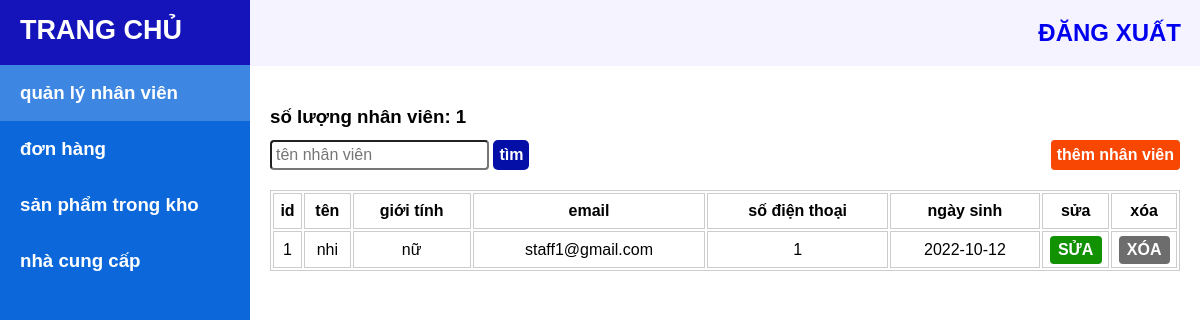
Screenshot of /my_project/admin/home_page/staff/staff.php?id=1 with the database file from the repository.
### tables this page shows
CREATE TABLE `staff_table1` (
  `staff_id` int(6) NOT NULL,
  `gender` char(3) DEFAULT NULL,
  `name` varchar(50) DEFAULT NULL,
  `email` varchar(50) DEFAULT NULL,
  `phone_num` varchar(50) DEFAULT NULL,
  `birth` date DEFAULT NULL
);

### my_project/admin/home_page/staff/staff.php (the view, shortened to what this page needs)
<!DOCTYPE html>
<html lang="en">
<head>
    <link rel="stylesheet" href="../home_page_style.css">
    <link rel="stylesheet" href="./staff.css">
</head>
<body>
<?php
$id = $_GET['id'];
require_once '../connect.php';
$table_name = 'staff_table'.$id;
$count_staff = "select count('staff_id') from $table_name";
$count_staff_query = mysqli_query($connect, $count_staff);
$count_staff_string = mysqli_fetch_array($count_staff_query);
$find = '';
$list_staff = "select * from $table_name where name like '%$find%'";
$list_staff_query = mysqli_query($connect, $list_staff);
?>
<div id="wrapper">
    <div id="sidebar-wrapper">
        <ul class="sidebar-nav">
            <li class="sidebar-brand">
                <h2><a href="http://localhost/my_project/admin/home_page/home_page.php?id=<?php echo $id ?>">
                    TRANG CHỦ
                </a></h2>
            </li>
            <li>
                <h3><a href="http://localhost/my_project/admin/home_page/staff/staff.php?id=<?php echo $id ?>" class = "sidebar_link index">quản lý nhân viên</a></h3>
            </li>
            <li>
                <h3><a href="../show_order/show_order.php?id=<?= $id?>" class = "sidebar_link">đơn hàng</a></h3>
            </li>
            <li>
                <h3><a href="../inventory/inventory.php?id=<?= $id?>" class = "sidebar_link">sản phẩm trong kho</a></h3>
            </li>
            <li>
                <h3><a href="../producer/producer.php?id=<?= $id?>" class = "sidebar_link">nhà cung cấp</a></h3>
            </li>
            <li>
                <h3><a href="#" class = "sidebar_link"></a></h3>
            </li>
            <li>
                <h3><a href="#" class = "sidebar_link"></a></h3>
            </li>
        </ul>
    </div>
    <div class="main">
        <div class="header">
            <h2> <a href="http://localhost/my_project/admin/" class="header_link"> ĐĂNG XUẤT</a></h2>
        </div>
        <div class="main_content">
            <div class="staff_content_header">
                <div class="staff_content_header_item">
                    <h3 class="amount_staff">số lượng nhân viên: <?php echo $count_staff_string[0] ?></h3>
                    <form class="find_staff">
                        <input type="search" name = "find" placeholder="tên nhân viên" class="find_staff_input">
                        <button type="submit" class="find_staff_button">tìm</button>
                    </form>
                </div>
                <div class="staff_content_header_item">
                <button class="add_button"><a href="./add_staff.php?id=<?php echo $id ?>" class="add_button_link">thêm nhân viên</a></button>
                </div>
            </div>
            <div class="staff_content_list">
                    <table class="staff_list_table">
                        <tr>
                            <th class="staff_list_title">id</th>
                            <th class="staff_list_title">tên</th>
                            <th class="staff_list_title">giới tính</th>
                            <th class="staff_list_title">email</th>
                            <th class="staff_list_title">số điện thoại</th>
                            <th class="staff_list_title">ngày sinh</th>
                            <th class="staff_list_title">sửa</th>
                            <th class="staff_list_title">xóa</th>
                        </tr>
                        <?php foreach ($list_staff_query as  $value): ?>
                            <tr>
                                <td class="staff_list_title"><?php echo $value['staff_id'] ?></td>
                                <td class="staff_list_title"><?php echo $value['name'] ?></td>
                                <td class="staff_list_title"><?php echo $value['gender'] ?></td>
                                <td class="staff_list_title"><?php echo $value['email'] ?></td>
                                <td class="staff_list_title"><?php echo $value['phone_num'] ?></td>
                                <td class="staff_list_title"><?php echo $value['birth'] ?></td>
                                <td><button class="staff_button"><a href="./update_staff.php?id=<?php echo $value['staff_id'] ?>&table_name=<?php echo $table_name ?>" class="staff_link update">SỬA</a></button></td>
                                <td><button class="staff_button"><a href="delete.php?id=<?php echo $value['staff_id'] ?>&table_name=<?php echo $table_name ?>" class="staff_link delete" style="padding: 0;">XÓA</a></button></td>
                            </tr>
                        <?php endforeach ?>
                    </table>
                </div>
        </div>
    </div>
</div>
</body>
</html>

### my_project/admin/home_page/home_page_style.css (style rules this page uses)
* { padding: 0; margin: 0; box-sizing: border-box; }
html { scroll-behavior: smooth; font-family: Arial, Helvetica, sans-serif; }
#sidebar-wrapper { overflow-x: hidden; z-index: 1000; position: fixed; left: 250px; width: 0; height: 100%; margin-left: -250px; overflow-y: auto; background: #0362d9f5; }
.sidebar-nav { position: absolute; top: 0; width: 250px; margin: 0; padding: 0; list-style: none; }
.sidebar-nav li { text-indent: 20px; line-height: 40px; }
.sidebar-nav li a { display: block; text-decoration: none; color:#ffffff;; }
.sidebar_link { padding: 8px 0px; }
.sidebar-nav > .sidebar-brand { height: 65px; font-size: 18px; line-height: 60px; background-color: #0805df; }
.sidebar-nav > .sidebar-brand a { height: 65px; color: #fff; }
@media (min-width:768px) { #wrapper { padding-left: 250px; } }
@media (min-width:768px) { #sidebar-wrapper { width: 250px; } }
.header { justify-content: end; background-color: #6d5af812; display: flex; }
.header_link { width: fit-content; padding: 19px; text-decoration: none; display: block; }
.delete { overflow: auto; border: none; cursor: pointer; background-color: #3c3d3e; width: 92%; font-size: 16px; font-weight: 800; padding: 5px 0px; color: #e2ebeb; }

### my_project/admin/home_page/staff/staff.css (style rules this page uses)
.index { background-color: rgba(255,255,255,0.2 ) !important; }
.staff_content_header { justify-content: space-between; display: flex; padding: 40px 20px 0px; align-items: flex-end; }
.find_staff { margin-top: 12px; }
.find_staff_input { font-size: 16px; padding: 4px; border-radius: 4px; }
.find_staff_button { padding: 6px; border: none; font-size: 16px; font-weight: 700; color: #fff; background-color: #030fa7; border-radius: 5px; }
.add_button { border: none; }
.add_button_link { color: #fff; text-decoration: none; padding: 6px; display: block; background-color: #f74703; font-size: 16px; font-weight: 700; border-radius: 4px; }
.staff_content_list { padding: 20px; }
.staff_list_table { width: 100%; border: 1px solid #ccc; }
.staff_list_title { border: 1px solid #ccc; text-align: center; padding: 8px 0px; }
.staff_button { background-color: #fff; justify-content: center; display: flex; width: 100%; height: 37px; align-items: center; border: 1px solid #ccc; }
.staff_link { border-radius: 4px; width: 80%; text-decoration: none; font-size: 16px; justify-content: center; display: flex; height: 80%; align-items: center; font-weight: 900; }
.update { background-color: #129103; color: #fff; }
.delete { color: #FFF; background-color: #6e6d6d; }

### rows the page displays
staff_table1: staff_id "1", name "nhi", gender "nữ", email "staff1@gmail.com", phone_num "1", birth "2022-10-12"

### other values shown
$count_staff_string[0] "1"
